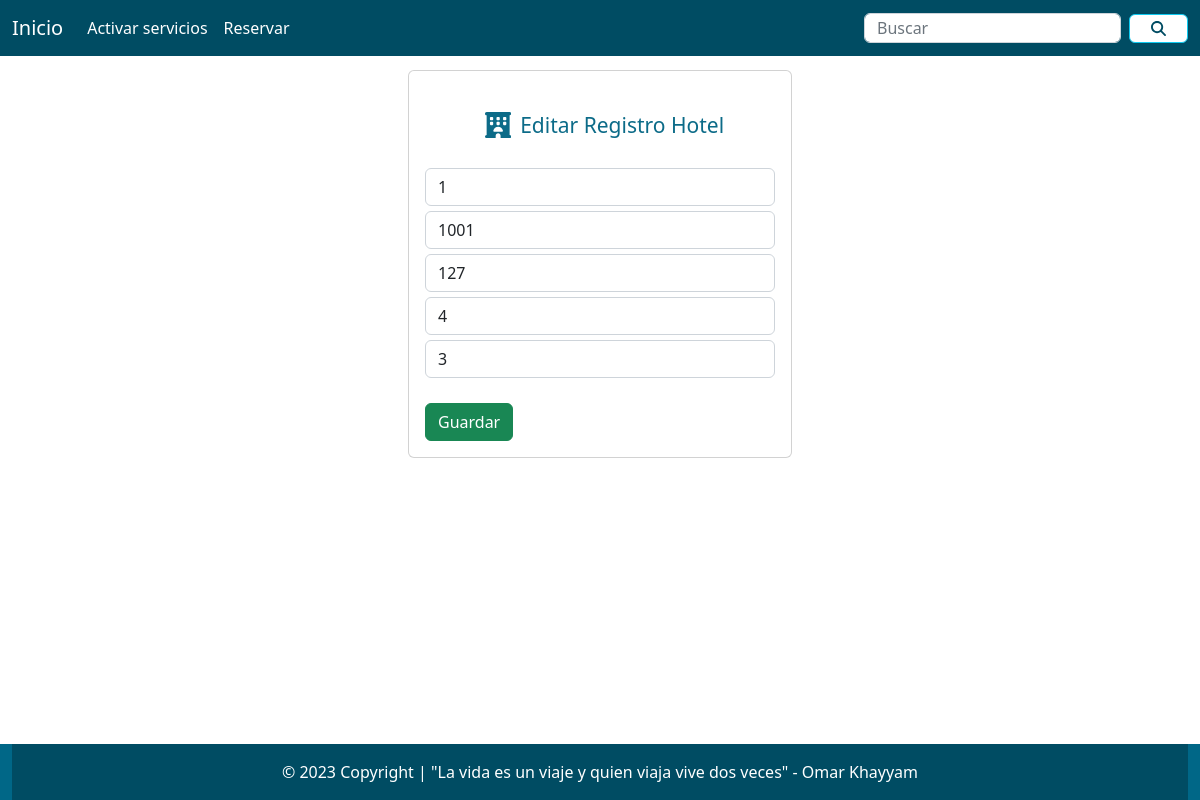
The page /orders/reservas/edicionReservaHotel/1 on the database its author committed.
### orders/models.py (models this page shows, shortened)
class reservaHotel(models.Model):
    IDReservaHotel = models.BigAutoField(primary_key=True)
    cedulaClienteReservaHotel = models.ForeignKey(Cliente , on_delete=models.CASCADE , null=True)
    IDHotelReservaHotel = models.ForeignKey(Hotel , on_delete=models.CASCADE , null=True)
    cantidadPersonasReservaHotel = models.IntegerField()
    cantidadHabitacionesReservaHotel = models.CharField(max_length=500)

class Cliente(models.Model):
    cedulaCliente = models.IntegerField(primary_key=True)
    nombreCliente = models.CharField(max_length=100)
    telefonoCliente = models.IntegerField()
    correoCliente = models.EmailField(max_length=100)
    direccionCliente = models.CharField(max_length=300)
    contraseñaCliente = models.CharField('Contraseña', max_length=30)
    def __str__(self):
        return f'{self.cedulaCliente}'

class Hotel(models.Model):
    IDHotel = models.BigAutoField(primary_key=True)
    nombreHotel = models.CharField(max_length=100)
    estrellasHotel = models.IntegerField()
    costoHotel = models.IntegerField()
    serviciosHotel = models.CharField(max_length=500)
    imagenHotel = models.ImageField(upload_to='images/', blank=True, null=True)
    def __str__(self):
        return f'{self.IDHotel}'

### orders/views.py (the view)
# urls.py: path('reservas/edicionReservaHotel/<IDReservaHotel>', views.edicionReservaHotel),
def edicionReservaHotel(request, IDReservaHotel):
    ReservaHotel = reservaHotel.objects.get(IDReservaHotel=IDReservaHotel)
    return render(request, "edicionReservaHotel.html", {"reservaHotel": ReservaHotel})

### orders/templates/edicionReservaHotel.html (shortened to what this page needs)
<!doctype html>
<html lang="es">
<head>
    {% load static %}
    <link href="https://cdn.jsdelivr.net/npm/bootstrap@5.2.3/dist/css/bootstrap.min.css" rel="stylesheet">
    <link href="https://getbootstrap.com/docs/5.2/assets/css/docs.css" rel="stylesheet">
    <link href="{% static 'css/style.css' %}" rel="stylesheet">
</head>
<nav class="navbar navbar-expand-lg"
style="background-color: #004c63; position: fixed; width: 100%; z-index: 100; ">
<div class="container-fluid">
    <a class="navbar-brand text-white" href="/">Inicio</a>
    <div class="collapse navbar-collapse " id="navbarSupportedContent">
        <ul class="navbar-nav me-auto mb-2 mb-lg-0 ">
            <li class="nav-item">
                <a class="nav-link active text-white" aria-current="page" href="/activarServicios/">Activar servicios</a>
            </li>
            <li class="nav-item">
                <a class="nav-link text-white" href="/reservas/">Reservar</a>
            </li>
        </ul>
        <form class="d-flex" role="search" style="align-items: center;">
            <input class="form-control me-2" style="height: 30px;" type="search" placeholder="Buscar"
                aria-label="Search">
            <button class="btn btn-outline-info d-flex" type="submit"
                style="align-items: center; background: white; fill: #004c63;"></button>
        </form>
    </div>
</div>
</nav>
<div class="row form-edit">
    <div class="col-md-4 offset-md-4">
        <div class="card">
            <div class="card-body">
                <form action="/editarReservaHotel/" method="POST" enctype="multipart/form-data">{% csrf_token %}
                    <div class="inicio-form">
                        <h2>Editar Registro Hotel</h2>
                    </div>
                    <div class="form-group">
                        <input type="text" id="IDReservaHotel" name="IDReservaHotel" value="{{reservaHotel.IDReservaHotel}}" class="form-control" placeholder="Código"
                            minlength="1" maxlength="6" readonly required>
                    </div>
                    <div class="form-group">
                        <input type="text" id="cedulaClienteReservaHotel" name="cedulaClienteReservaHotel" value="{{reservaHotel.cedulaClienteReservaHotel}}" class="form-control" placeholder="Nombre"
                            maxlength="50" required>
                    </div>
                    <div class="form-group">
                        <input type="text" id="IDHotelReservaHotel" name="IDHotelReservaHotel" value="{{reservaHotel.IDHotelReservaHotel}}" class="form-control" min="1" max="9"
                            value="" required>
                    <div class="form-group">
                        <input type="text" id="cantidadPersonasReservaHotel" name="cantidadPersonasReservaHotel" value="{{reservaHotel.cantidadPersonasReservaHotel}}" class="form-control" placeholder="Código"
                             required>
                    </div>
                    <div class="form-group">
                        <input type="text" id="cantidadHabitacionesReservaHotel" name="cantidadHabitacionesReservaHotel" value="{{reservaHotel.cantidadHabitacionesReservaHotel}}" class="form-control" placeholder="Cantidad Habitaciones"
                            maxlength="50" required>
                    </div>
                    <div class="form-group">
                        <button type="submit" class="btn btn-success btn-block text-white">Guardar</button>
                    </div>
                </form>
            </div>
        </div>
    </div>
</div>
 <footer class=" text-center text-white" style="background-color: #006787;">
    <div class="text-center p-3" style="background-color: #004c63;">© 2023 Copyright | "La vida es un viaje y quien viaja vive dos veces" - Omar Khayyam</div>
</footer>

### orders/static/css/style.css (style rules this page uses)
html { overflow-x: hidden; }
form input { height: 38px; }
.card { margin: 20px 0; }
.inicio-form { text-align: center; align-items: center; justify-content: center; color: #0c6b88; fill: #0c6b88; padding: 25px; display: flex; flex-direction: row; }
svg { font-size: 21px; margin: 0 9px; }
.inicio-form h2 { font-size: 21px; margin-bottom: 0; }
.btn-success { margin-top: 20px; }
input { margin: 5px 0; }
.form-edit { padding-top: 50px; }
footer { position: relative; position: fixed; bottom: 0px; width: 100vw; margin-top: 30px; left: 0px; right: 0px; }

### rows shown on the page
reservaHotel: IDReservaHotel "1", cedulaClienteReservaHotel "1001", IDHotelReservaHotel "127", cantidadPersonasReservaHotel "4", cantidadHabitacionesReservaHotel "3"
